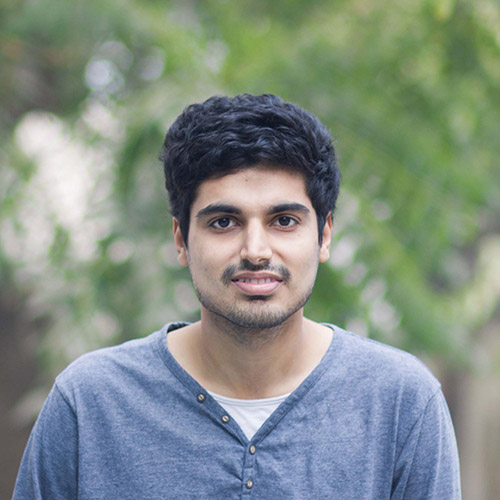
#> input picture pulkit.jpg, 500 x 500 px
$ python FaceMorphMain.py
#> lines starting #> are read from the running program, lines starting #| are printed output that depends on the picture
### SelectPoints.py
# -*- coding: utf-8 -*-
"""
Created on Tue Sep 11 22:21:11 2018

@author: vikas upadhyay
"""


import cv2
from pylab import plot, ginput, show, axis
import matplotlib.pyplot as plt
import numpy as np


# matplotlib auto : create seperate plot of image for point selection
# [12 lines left out: function SelectFeaturePoints, not called in this run]


# interpolated feature points to get intermidate image feature point
def IntermediateImagePoint(points1, points2, alpha):
    MidImgPoints = [];
    # Compute weighted average point coordinates
    for i in range(0, len(points1)):
        x = ( 1 - alpha ) * points1[i][0] + alpha * points2[i][0]
        y = ( 1 - alpha ) * points1[i][1] + alpha * points2[i][1]
        MidImgPoints.append((x,y))

    return MidImgPoints

# Check if a point is inside a rectangle
# [10 lines left out: function rect_contains, not called in this run]

# Draw delaunay triangles
def draw_delaunay(img, subdiv, delaunay_color ) :

    triangleList = subdiv.getTriangleList();
# [13 lines of commented-out code are left out]

    return triangleList

# Apply affine transform calculated using srcTri and dstTri to src and
# output an image of size.
def applyAffineTransform(src, srcTri, dstTri, size) :
    # Given a pair of triangles, find the affine transform.
    warpMat = cv2.getAffineTransform( np.float32(srcTri), np.float32(dstTri) )
    # Apply the Affine Transform just found to the src image
    dst = cv2.warpAffine( src, warpMat, (size[0], size[1]), None, flags=cv2.INTER_LINEAR, borderMode=cv2.BORDER_REFLECT_101 )
    return dst


# Warps and alpha blends triangular regions from img1 and img2 to interpolated img
def morphTriangle(img1, img2, img, t1, t2, t, alpha) :

    # Find bounding rectangle for each triangle
    r1 = cv2.boundingRect(np.float32([t1]))
    r2 = cv2.boundingRect(np.float32([t2]))
    r = cv2.boundingRect(np.float32([t]))

    # Offset points by left top corner of the respective rectangles
    t1Rect = []
    t2Rect = []
    tRect = []

    for i in range(0, 3):
        tRect.append(((t[i][0] - r[0]),(t[i][1] - r[1])))
        t1Rect.append(((t1[i][0] - r1[0]),(t1[i][1] - r1[1])))
        t2Rect.append(((t2[i][0] - r2[0]),(t2[i][1] - r2[1])))

    # Get mask by filling triangle
    mask = np.zeros((r[3], r[2], 3), dtype = np.float32)
    cv2.fillConvexPoly(mask, np.int32(tRect), (1.0, 1.0, 1.0), 16, 0);

    # Apply warpImage to small rectangular patches
    img1Rect = img1[r1[1]:r1[1] + r1[3], r1[0]:r1[0] + r1[2]]
    img2Rect = img2[r2[1]:r2[1] + r2[3], r2[0]:r2[0] + r2[2]]

    size = (r[2], r[3])
    warpImage1 = applyAffineTransform(img1Rect, t1Rect, tRect, size)
    warpImage2 = applyAffineTransform(img2Rect, t2Rect, tRect, size)

    # Alpha blend rectangular patches
    imgRect = (1.0 - alpha) * warpImage1 + alpha * warpImage2

    # Copy triangular region of the rectangular patch to the output image
    img[r[1]:r[1]+r[3], r[0]:r[0]+r[2]] = img[r[1]:r[1]+r[3], r[0]:r[0]+r[2]] * ( 1 - mask ) + imgRect * mask


### FaceMorphMain.py

"""
Created on Wed Sep 19 22:38:07 2018
@author: vikas upadhyay
ANZ188059
Image morphing using interactive point selecton

"""

import cv2
from pylab import plot, ginput, show, axis
import matplotlib.pyplot as plt
import numpy as np
import time
from SelectPoints import SelectFeaturePoints,IntermediateImagePoint,draw_delaunay, morphTriangle


# main programm

''' Step 1: read images from local folder '''
img1 = cv2.imread('pulkit.jpg',1)
#> img1 is the input picture: shape (500, 500, 3); mean B, G, R 133.5, 142.2, 130.9
img2 = cv2.imread('rohan.jpg',1)
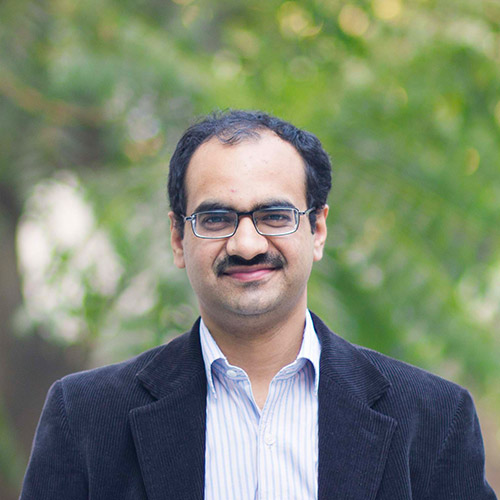
#> input picture rohan.jpg, 500 x 500 px
#> img2 is the input picture: shape (500, 500, 3); mean B, G, R 112.2, 134.1, 123.1

row,col,depth=img1.shape
#> row = 500; col = 500; depth = 3

'''  Step 2: Feature point selection: select the feature points manually
interactively selecting feature points from left to right and top to bottom in images
| image boundry : 10 points | chin: 12 points  |  Lips : 15 point | left eye: 12 points |
| right eye: 12 points | Head: 12 points | nose : 12 point |
matplotlib auto : will plot images in seperate window for manual selection '''

#fp1 = SelectFeaturePoints(img1, 'pulkit',10)
#fp2 = SelectFeaturePoints(img2, 'rohan' )


''' load interactive feature points selected earlier '''
fp1=list(np.loadtxt('pulkit.txt'))
fp2=list(np.loadtxt('rohan.txt'))

print('Interactive feature points loaded...............')


''' Step 3: find intermidate image feature point for morphing and convert float nparray to tuple '''
fpMid = IntermediateImagePoint(fp1,fp2,0.5)
fp1 = IntermediateImagePoint(fp1,fp1,1)
fp2 = IntermediateImagePoint(fp1,fp2,1)


''' plot selected feature points  '''
plt.figure(1)
#plt.subplot(231)
implot = plt.imshow(cv2.cvtColor(img1, cv2.COLOR_BGR2RGB))
plt.scatter(x=np.array(fp1)[:,0], y=np.array(fp1)[:,1], c='r',marker='*',s=20)
# [9 lines of commented-out code are left out]


''' Define image display window names '''
win_delaunay_p = "Delaunay Triangulation_pulkit"
win_delaunay_r = "Delaunay Triangulation_rohan"


''' Step 4: Draw triangles using delaunay triangulation'''
animate = True
alpha = 0.5
# Define colors for drawing.
delaunay_color = (255,0,255)
# Keep a image copy around
img1_orig = img1.copy();
img2_orig = img2.copy();
# Rectangle to be used with Subdiv2D
size = img1.shape
#> size = (500, 500, 3)
rect = (0, 0, size[1], size[0])
#> rect = (0, 0, 500, 500)
# Creates an empty Delaunay subdivision
subdiv = cv2.Subdiv2D(rect);

## Delaunay triangulation : Inserting points into subdiv, it will return the triangle with min acute angles
for p in fpMid:
    subdiv.insert(p)
#     Show animation
    if animate :
        img1_copy = img1_orig.copy()
        # Draw delaunay triangles
        draw_delaunay( img1_copy, subdiv, delaunay_color )
#        cv2.imshow(win_delaunay_p, img1_copy)
#        cv2.waitKey(100)

# Draw delaunay triangles
tringle1=draw_delaunay( img1, subdiv, delaunay_color)
#> tringle1 = 150 rows, first 6: [320, 261.5, 335.5, 329.5, 309.5, 281], [335.5, 329.5, 320, 261.5, 401.5, 355.5], [247.5, 102, 242, 2, 282, 108.5], [242, 2, 247.5, 102, 210, 107.5], [2.5, 497, 2.5, 260, 20.5, 474], [173, 210.5, 2.5, 260, 167, 184.5]
#cv2.destroyAllWindows()

#
for p in fpMid:
    subdiv.insert(p)
    # Show animation
    if animate :
        img2_copy = img2_orig.copy()
        # Draw delaunay triangles
        draw_delaunay( img2_copy, subdiv, delaunay_color );
#        cv2.imshow(win_delaunay_r, img3_copy)
#        cv2.waitKey(100)
#
### Draw delaunay triangles
tringle2=draw_delaunay( img2, subdiv, delaunay_color);
#> tringle2 has the same summary as tringle1
#cv2.destroyAllWindows()

tp1=[]
tp2=[]
np.savetxt('tringle1.txt',tringle1)
np.savetxt('tringle2.txt',tringle2)
#
for i in range(len(tringle1)):
    if np.max(np.abs(tringle1[i,:]))!=1500:
        tp1.append(tringle1[i,:])
    else:
        tp1.append(tringle1[i,:])
#> this loop made 150 passes
#> after the loop, tp1 = 150 items
#        print(i)

for i in range(len(tringle2)):
    if np.max(np.abs(tringle2[i,:]))!=1500:
        tp2.append(tringle2[i,:])
    else:
        tp2.append(tringle2[i,:])
#> after the loop, tp2 = 150 items
#        print(i)
x=[];y=[];t=0

#
tr=[];trg = np.zeros([len(tp1),3])
#> after `trg = np.zeros([len(tp1), 3])`: trg = 150 rows, first 8: [0, 0, 0], [0, 0, 0], [0, 0, 0], [0, 0, 0], [0, 0, 0], [0, 0, 0], [0, 0, 0], [0, 0, 0]
for i in range(len(fpMid)):
    for j in range(len(tp1)):
        for k in range(3):
            dist = np.sqrt((tp1[j][2*k]-fpMid[i][0])**2+(tp1[j][2*k+1]-fpMid[i][1])**2)
#            print(dist)
#            dist = np.sqrt((x[j]-fpMid[i][0])**2 + (y[j]-fpMid[i][1])**2)
            if dist==0:
                trg[j,k] = i
                tr.append([i,j,k])
                t=t+1
#> after the loop, t = 450; tr = 450 items, first 6: [0, 4, 0], [0, 16, 1], [1, 4, 1], [1, 5, 1], [1, 6, 0], [1, 7, 0]; trg = 150 rows, first 8: [24, 26, 42], [26, 24, 27], [19, 3, 20], [3, 19, 18], [0, 1, 8], [14, 1, 15], [1, 14, 13], [1, 2, 16]
#                print(i)

np.savetxt('Target_tringle.txt',list(trg))


# Allocate image for final output
MorphImg = np.zeros(img1.shape, dtype = img1.dtype)
trg_n=list(np.loadtxt('Target_tringle.txt'))

# Read triangles from Target_tringle.txt
# display result in fraction of alpha variation

for i in range(21):
    alpha=0.05*i
    for indx in range(len(tp1)) :
        x,y,z = trg_n[indx]
        i=i+1
        x = int(x)
        y = int(y)
        z = int(z)
    # select triangle
        tp1 = [fp1[x], fp1[y], fp1[z]]
        tp2 = [fp2[x], fp2[y], fp2[z]]
        tMid = [ fpMid[x], fpMid[y], fpMid[z] ]
            # Morph one triangle at a time.
        morphTriangle(img1, img2, MorphImg, tp1, tp2, tMid, alpha)
    cv2.imwrite('res/itration'+str(i)+'.jpg',MorphImg)
# Display Result
    cv2.imshow('display', np.uint8(MorphImg))
    cv2.waitKey(1)
    time.sleep(0.1)
#> this loop made 21 passes
#> pass 1, in morphTriangle (call 4), `img1Rect = img1[r1[1]:r1[1] + r1[3], r1[0]:r1[0] + r1[2]]`:
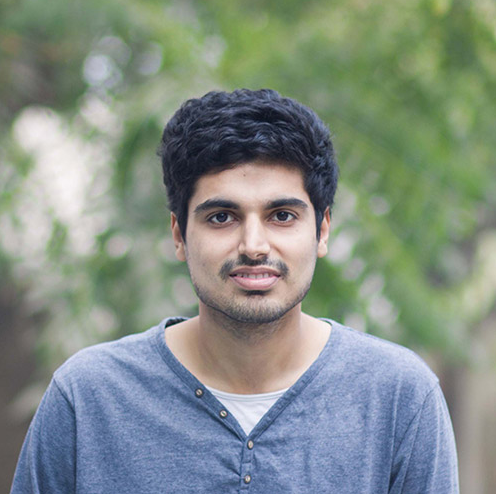
#> img1Rect: shape (494, 496, 3); mean B, G, R 133.9, 142.3, 131.1
#> pass 1, in morphTriangle (call 4), `img2Rect = img2[r2[1]:r2[1] + r2[3], r2[0]:r2[0] + r2[2]]`:
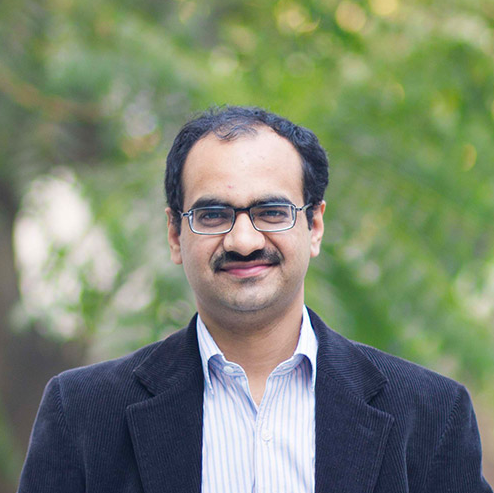
#> img2Rect: shape (493, 494, 3); mean B, G, R 112.5, 134.3, 123.3
#> pass 1, in applyAffineTransform (call 7), `dst = cv2.warpAffine( src, warpMat, (size[0], size[1]), None, flags=cv..`:
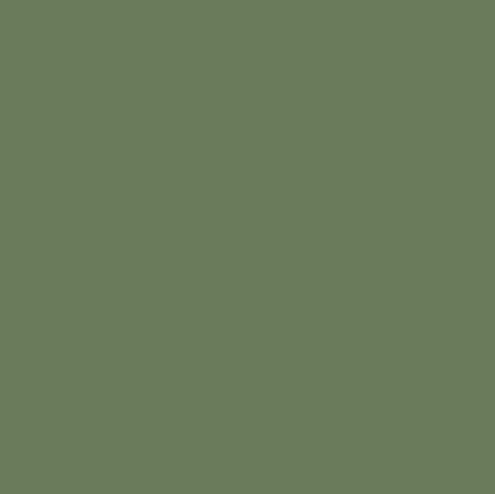
#> dst: shape (494, 495, 3); mean B, G, R 91, 123, 106
#> after the loop:
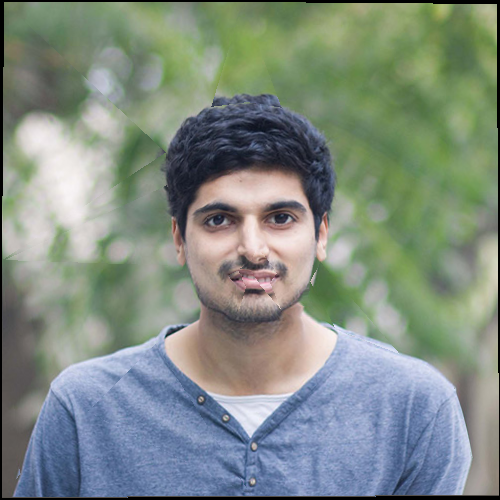
#> MorphImg: shape (500, 500, 3); mean B, G, R 131.1, 140.1, 128.8

cv2.destroyAllWindows()
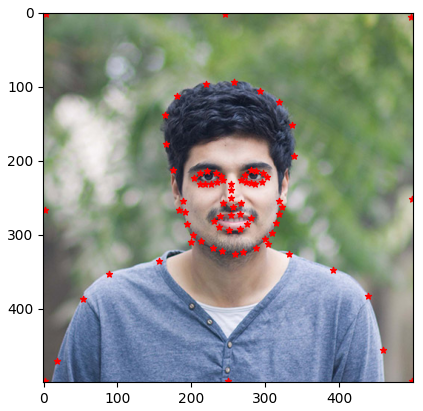
#> figure drawn by matplotlib, 1 panel
